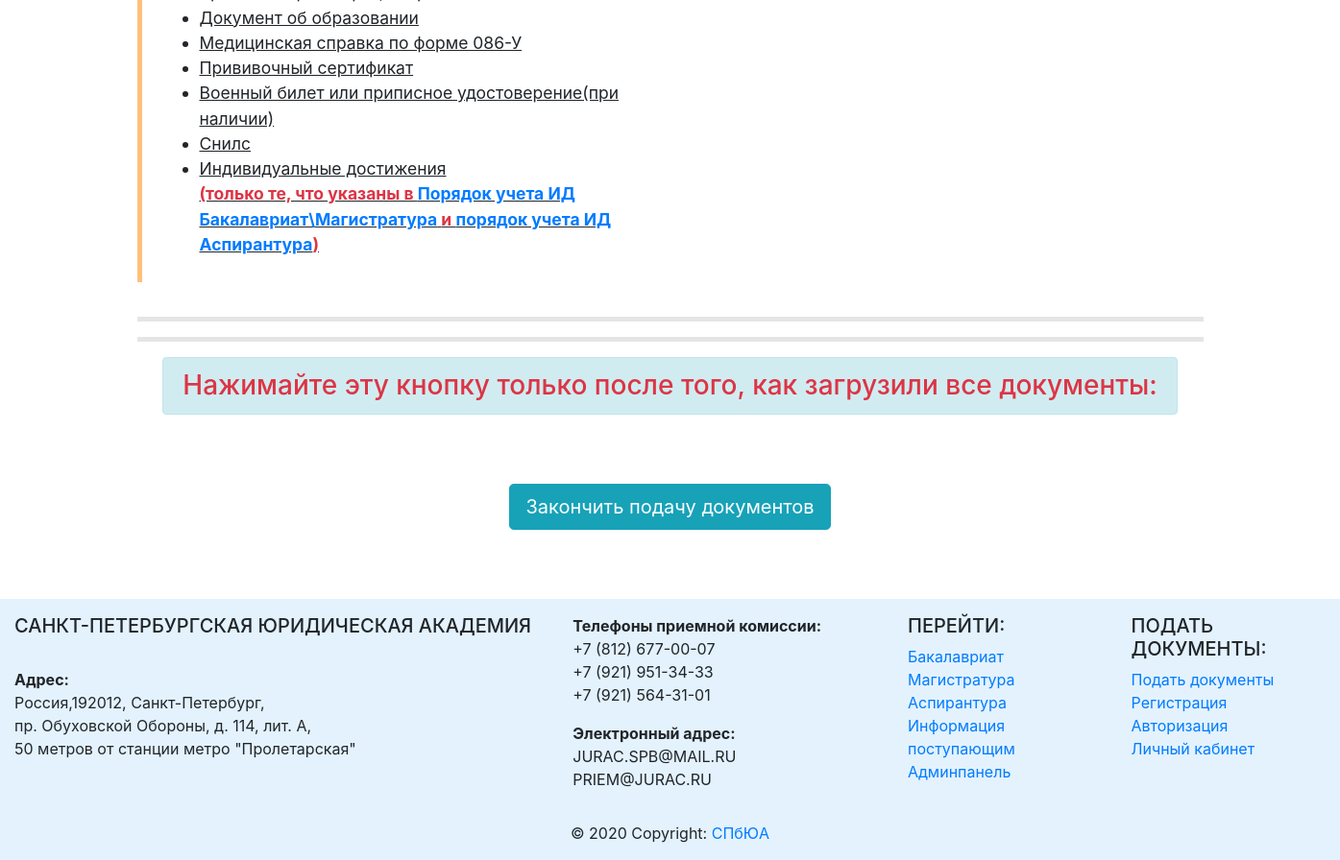
The app's page /accounts/add_dok (signed in, lower part), older data.
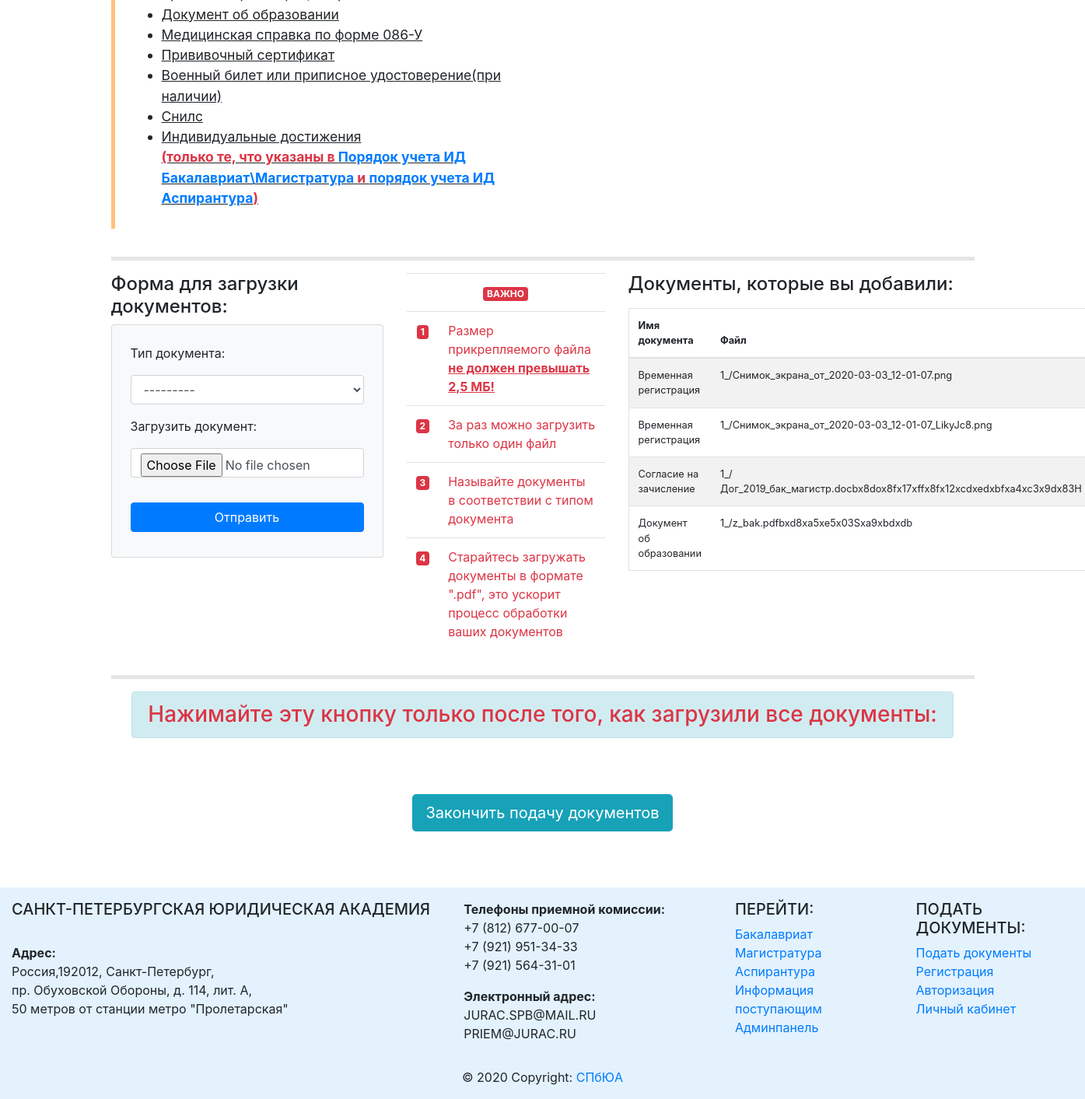
The same page, newer data.
### regabitur/models.py (models this page shows, shortened)
class DocumentUser(models.Model):
    user = models.ForeignKey(User, on_delete=models.CASCADE, verbose_name="Абитуриент", default='')
    date_pub = models.DateTimeField(auto_now=True, blank=True)
    document_list = (
        ('Заявление', 'Заявление'),
        ('Учетная карточка', 'Учетная карточка'),
        ('Согласие на зачисление', 'Согласие на зачисление'),
        ('Обработка персональных данных', 'Обработка персональных данных'),
        ('Фото (3х4)', 'Фото (3х4)'),
        ('Документ, удостоверяющий личность', 'Документ, удостоверяющий личность'),
        ('Временная регистрация', 'Временная регистрация(при наличии в СПб)'),
        ('Документ об образовании', 'Документ об образовании'),
        ('мед.справка', 'Медицинская справка по форме 086-У'),
        ('Прививочный сертификат', 'Прививочный сертификат'),
        ('Военный билет или приписное', 'Военный билет или приписное удостоверение'),
        ('Снилс', 'Снилс'),
        ('Индивидуальные достижения', 'Индивидуальные достижения'),
    )
    name_doc = models.CharField(max_length=256, verbose_name="Название документа", choices=document_list)
    doc = models.FileField(upload_to=user_directory_path, verbose_name="Загрузить документ")
    class Meta:
        verbose_name = 'Документы абитуриентов'
        verbose_name_plural = 'Документы абитуриентов'

### regabitur/views.py (the view, shortened to what this page needs)
# urls.py: path('add_dok', DocumentsAddView.as_view(), name='add_doc_url'),
class DocumentsAddView(LoginRequiredMixin, CustomSuccessMessageMixin, CreateView):
    model = DocumentUser
    template_name = 'regabitur/add_doc.html'
    form_class = AddDocForm
    success_url = reverse_lazy('add_doc_url')
    success_msg = 'Документ успешно добавлен!'
    def get_context_data(self, **kwargs):
        kwargs['documents'] = DocumentUser.objects.all()
        context = super().get_context_data(**kwargs)
        user = CustomUser.objects.get(user=self.request.user)
        user_doc_done = user.complete_flag
        context['user_doc_done'] = user_doc_done
        return context

### regabitur/forms.py
class AddDocForm(forms.ModelForm):
    class Meta:
        model = DocumentUser
        fields = ('name_doc', 'doc')
        labels = {
            'name_doc': ('Тип документа'),
        }
    def __init__(self, *args, **kwargs):
        super().__init__(*args, **kwargs)
        for field in self.fields:
            self.fields[field].widget.attrs['class'] = 'form-control mt-2 mb-3'

### regabitur/templates/regabitur/add_doc.html (shortened to what the changed rows need)
{% extends 'base_regabitur.html' %}
{% block content %}
{%load static%}
{% if not user_doc_done %}
<div class="row mt-3">
    <div class="col-md-4 ">
        <h4>Форма для загрузки документов:</h4>
        <div class="card bg-light mb-3 p-4" >
            <form id="doc_add" method="post"  enctype="multipart/form-data" onsubmit="return showFileSize()">
                {{form}}
            </form>
            <button form="doc_add" id='myAnchor' type="submit" class="btn btn-primary mt-3 mb-2" onclick='showFileSize();'>Отправить</button>
        </div>
    </div>
    <div class="col-md-3">
        <table class="table">
            <tr>
                <td colspan="2" class="text-center"><span class="badge badge-danger"> ВАЖНО </span></td>
            </tr>
            <tr>
                <td class="text-center"><span class="badge badge-danger">1 </span></td>
                <td class="ml-3 text-danger">Размер прикрепляемого файла <b><u>не должен превышать 2,5 МБ!</u></b></td>
            </tr>
            <tr>
                <td class="text-center"><span class="badge badge-danger">2 </span></td>
                <td class="ml-3 text-danger">За раз можно загрузить только один файл</td>
            </tr>
            <tr>
                <td class="text-center"><span class="badge badge-danger">3 </span></td>
                <td class="ml-3 text-danger">Называйте документы в соответствии с типом документа</td>
            </tr>
            <tr>
                <td class="text-center"><span class="badge badge-danger">4 </span></td>
                <td class="ml-3 text-danger">Старайтесь загружать документы в формате ".pdf", это ускорит процесс обработки ваших документов </td>
            </tr>
        </table>
    </div>
    <div class="col-md-5">
        <h4> Документы, которые вы добавили:</h4>
        <table class="table table-striped border mt-3 table-small" style="font-size: .8em">
            <thead>
            <tr>
                <th scope="col">Имя документа</th>
                <th scope="col">Файл</th>
            </tr>
            </thead>
            <tbody>
            {% for i in documents  %}
            {% if request.user == i.user %}
            <tr>
                <td>{{ i.name_doc }}</td>
                <td>{{ i.doc }}</td>
            </tr>
            {% endif %}
            {% endfor %}
            </tbody>
        </table>
    </div>
</div>
{% endif %}
{% endblock %}

Row changes from the older to the newer data that the page shows:
now on this page (row unchanged): DocumentUser: name_doc "Временная регистрация", doc "1_/Снимок_экрана_от_2020-03-03_12-01-07.png"
now on this page (row unchanged): DocumentUser: name_doc "Временная регистрация", doc "1_/Снимок_экрана_от_2020-03-03_12-01-07_LikyJc8.png"
added DocumentUser: name_doc "Согласие на зачисление", doc "1_/Дог_2019_бак_магистр.docbx8dox8fx17xffx8fx12xcdxedxbfxa4xc3x9dx83H"
added DocumentUser: name_doc "Документ об образовании", doc "1_/z_bak.pdfbxd8xa5xe5x03Sxa9xbdxdb"
Text that changed along with them:
form field name_doc: (not shown) → "---------"
text now shown: "Форма для загрузки документов: Тип документа: Загрузить документ: Отправить ВАЖНО 1 Размер прикрепляемого файла не должен превышать 2,5 МБ! 2 За раз можно загрузить только один файл 3 Называйте документы в соответствии с типом документа 4 Старайтесь загружать документы в формате \".pdf\", это ускорит процесс обработки ваших документов Документы, которые вы добавили: Имя документа Файл"
